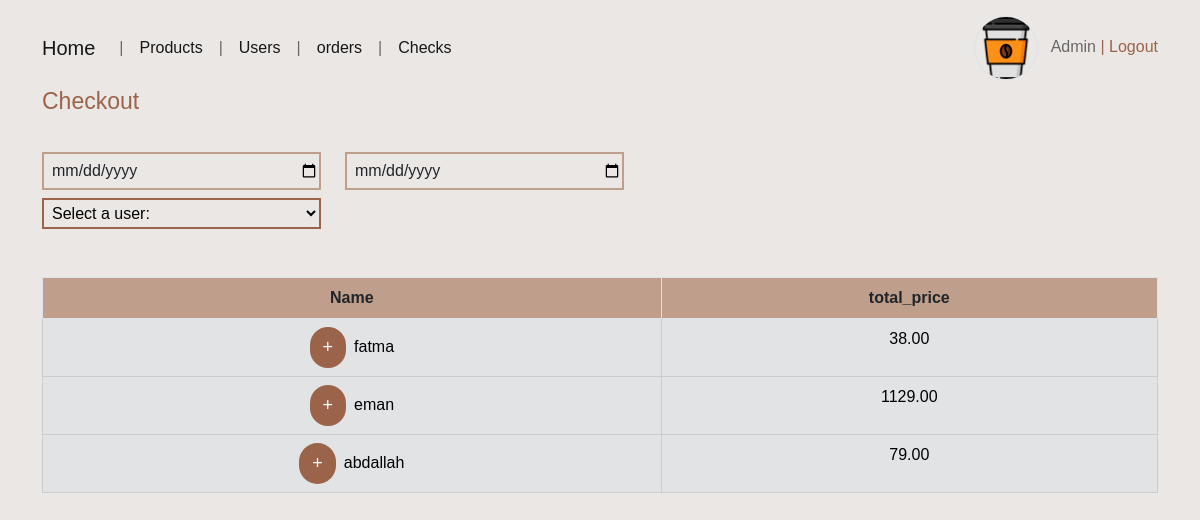
The page /showUser.php (signed in) on the database its author committed.
### tables this page shows
CREATE TABLE `users` (
  `id` int(11) NOT NULL,
  `name` varchar(255) NOT NULL,
  `email` varchar(255) NOT NULL,
  `password` varchar(255) NOT NULL,
  `room_no` int(11) NOT NULL,
  `ext` varchar(255) DEFAULT NULL,
  `img` varchar(255) NOT NULL
);

### showUser.php (the view, shortened to what this page needs)
<?php
 if (!empty($_SESSION['admin'])) {
?>
<!DOCTYPE html>
<html>
<head>
  <?php require "headerlinks.php"?>
</head>
<body>
<?php require "adminnavbar.php" ?>
<div class="container">
<?php require "connection.php"?>
<h2 class="title">Checkout</h2>
<div class="d-flex mb-2">
<input type="date" class='form-control w-25 text-dark ps-2 me-4' id="fromDate" name="fromDate" onchange="getDatefrom(this.value)">
<input type="date" class='form-control w-25 text-dark ps-2 me-4' id="toDate" name="toDate" onchange="getDateto(this.value)">
</div>
<form action="">
  <select name="users" class='class="pe-5 mb-4 bg-light w-25  p-1 px-3"' onchange="showUser(this.value)">
    <option value="">Select a user:</option>
  </select>
</form>
<br>
<div id="users">
  <table  class='text-center table table-bordered mb-1 mx-auto' >
    <tr class='table-havan'>
    <th>Name</th>
    <th>total_price</th>
                </tr>
<?php
							$queryString=$connection->prepare('SELECT users.id, users.name ,sum(orders.total_price) FROM users,orders WHERE users.id=orders.user_id  GROUP by users.id');
							$queryString->execute();
							$users=$queryString->fetchAll();
								foreach ($users as $user){
                  $idn=$user['id'];?>
               <tr class="text-center table-secondary" > <td><button class='btn me-2 btn_' onclick="showOrder('<?= $idn ?>',event)" >+</button><?= $user['name']?></td>
               <td><?= $user['sum(orders.total_price)']?></td></tr><?php }?>
                </table>
</div>
</div>
</body>
</html>
<?php
 }
 else {
  header("Location:index.php");
 }
 ?>

### css/main.css (style rules this page uses)
* { font-family: "Poppins", "Arial", "Helvetica Neue", sans-serif; outline:none !important; }
body { background-color: #eae7e5; }
.title { font-size: 23px; color: #9b6349; font-weight: 400; margin-bottom: 36px; }
option { color: #282828; }
.form-control , label { outline: none !important; box-shadow: none !important; border: none; border-bottom: 1px solid rgba(255, 255, 255, 0.2); padding: 5px 0; font-size: 16px; color: #ccc; border-radius: 0; background: transparent; opacity: 1; -webkit-border-radius: 0; -moz-border-radius: 0; -ms-border-radius: 0; -o-border-radius: 0; }
.btn { color: #fff; -webkit-transition: all 0.4s ease; -o-transition: all 0.4s ease; -moz-transition: all 0.4s ease; transition: all 0.4s ease; font-size: 18px; -ms-transition: all 0.4s ease; border-radius: 20px; -webkit-border-radius: 20px; -moz-border-radius: 20px; -ms-border-radius: 20px; -o-border-radius: 20px; background: #9b6349; }

### showUser.php (style rules this page uses)
.table-havan { background-color: #bf9e8b; }
.form-control { border: 2px solid #bf9e8b !important; background-color: transparent !important; }
.bg-light { background-color: transparent !important; border: 2px solid #9b6349 !important; }

### rows shown on the page
users: name "fatma", sum "38.00"
users: name "eman", sum "1129.00"
users: name "abdallah", sum "79.00"
